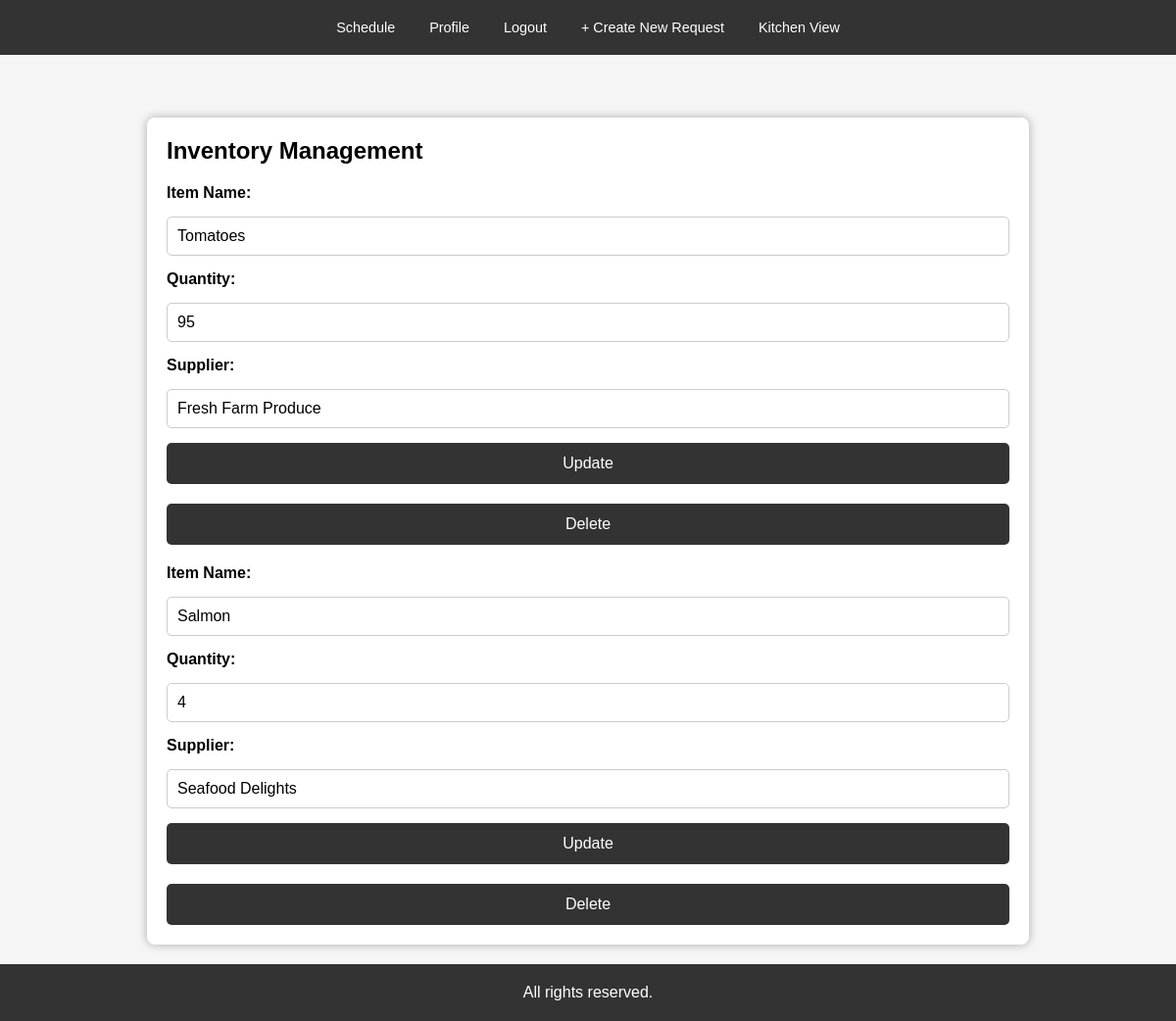
Page /inventory (signed in) on the committed database.
### app/models.py (models this page shows)
class Inventory(db.Model):
    id = db.Column(db.Integer, primary_key=True)
    item_name = db.Column(db.String(255), nullable=False)
    quantity = db.Column(db.Integer, nullable=False)
    used_quantity = db.Column(db.Integer, nullable=False, default=0)
    supplier_id = db.Column(db.Integer, db.ForeignKey('supplier.id', ondelete="RESTRICT"), nullable=False)

class Supplier(db.Model):
    id = db.Column(db.Integer, primary_key=True)
    name = db.Column(db.String(255), nullable=False)
    contact_info = db.Column(db.String(255))
    address = db.Column(db.String(255))
    inventory_items = db.relationship('Inventory', backref='supplier', lazy=True)

### app/routes/inventory_routes.py (the view)
@inventory_bp.route('/inventory', methods=['GET'])
def inventory():
    inventory_items = InventoryLogic.get_all_inventory_items()
    return render_template('inventory.html', inventory_items=inventory_items)

### app/logic/Inventory.py (called while the page is built)
    @staticmethod
    def get_all_inventory_items():
        return BaseCRUD.get_all(Inventory)

### app/logic/base_crud.py (called while the page is built)
    @staticmethod
    def get_all(model):
        return model.query.all() # return all table content

### templates/inventory.html (shortened to what this page needs)
<!DOCTYPE html>
<html lang="en">
<head>
    <link rel="stylesheet" href="{{ url_for('static', filename='css/base.css') }}">
</head>
<body>
    {% include 'partials/nav.html' %}
    <section class="inventory">
        <h2>Inventory Management</h2>
        {% for item in inventory_items %}
        <div class="inventory-item">
            <form action="{{ url_for('inventory.update_inventory_item', item_id=item.id) }}" method="POST">
                <label>Item Name:</label>
                <input type="text" name="item_name" value="{{ item.item_name }}" required>
                <label>Quantity:</label>
                <input type="number" name="quantity" value="{{ item.quantity }}" required>
                <label>Supplier:</label>
                <input type="text" value="{{ item.supplier.name }}" readonly>
                <button type="submit">Update</button>
            </form>
            <form action="{{ url_for('inventory.delete_inventory_item', item_id=item.id) }}" method="POST" onsubmit="return confirm('Are you sure you want to delete this item?');">
                <button type="submit" class ="delete">Delete</button>
            </form>
        </div>
        {% endfor %}
    </section>
    <footer>
        <p>All rights reserved.</p>
    </footer>
</body>
</html>

### static/css/base.css (style rules this page uses)
* { box-sizing: border-box; margin: 0; padding: 0; }
html, body { height: 100%; display: flex; flex-direction: column; font-family: Arial, sans-serif; background-color: #f5f5f5; }
.container, section { flex: 1; max-width: 900px; width: 100%; margin: 120px auto 20px; padding: 20px; background-color: white; border-radius: 8px; box-shadow: 0 0 10px rgba(0,0,0,0.3); }
form { display: flex; flex-direction: column; gap: 15px; margin-top: 20px; }
form label { font-weight: bold; }
form input, form select, form textarea { padding: 10px; border: 1px solid #ccc; border-radius: 5px; font-size: 16px; width: 100%; }
form button { padding: 12px; background-color: #333; color: white; border: none; border-radius: 5px; font-size: 16px; cursor: pointer; }
footer { text-align: center; padding: 20px; background-color: #333; color: white; margin-top: auto; }

### rows in the picture
Inventory: item_name "Tomatoes", quantity "95", supplier.name "Fresh Farm Produce"
Inventory: item_name "Salmon", quantity "4", supplier.name "Seafood Delights"
